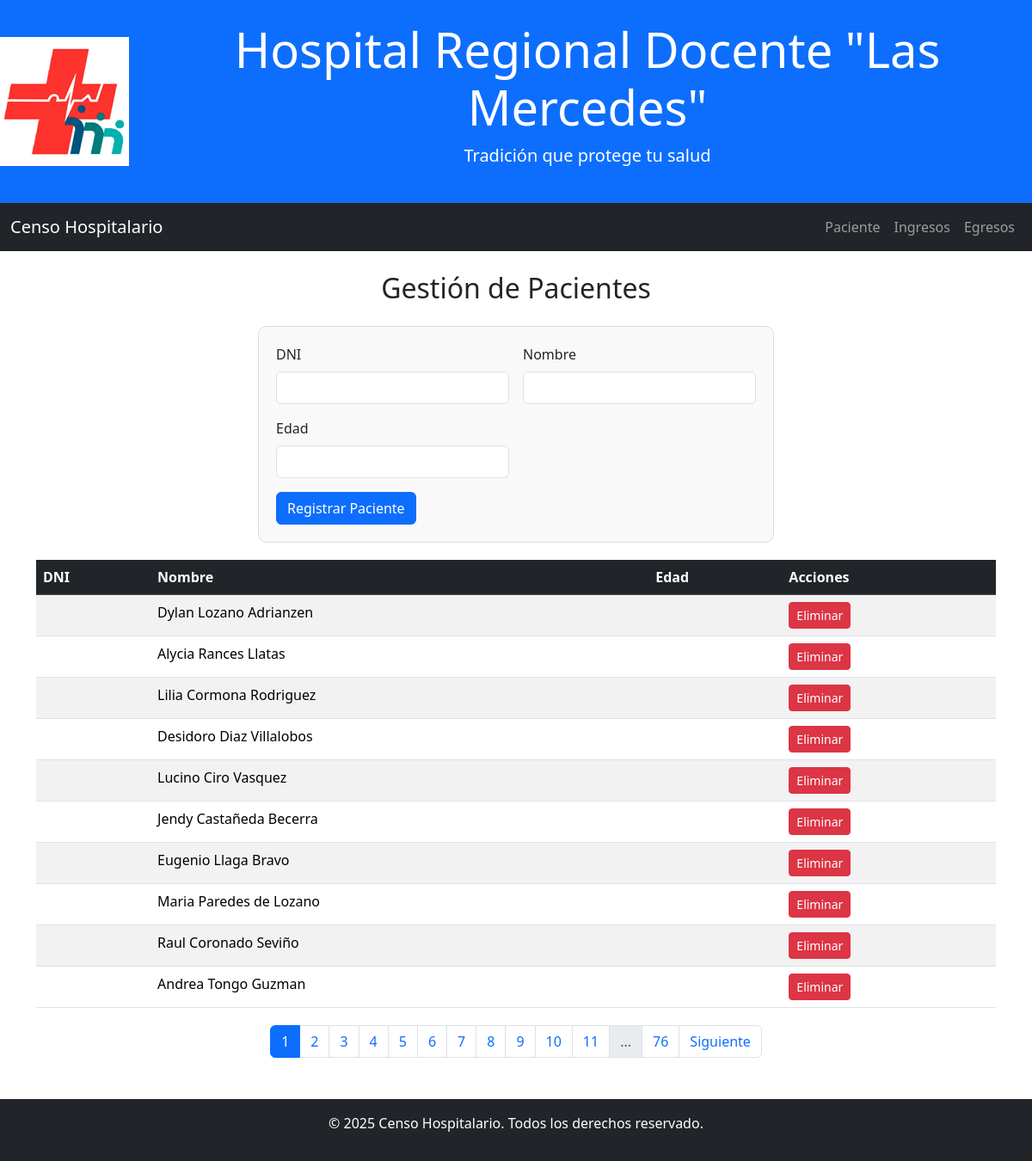
Screenshot of /pages/paciente.php with the database file from the repository.
### tables this page shows
CREATE TABLE `paciente` (
  `id` bigint(20) UNSIGNED NOT NULL,
  `dni` int(11) DEFAULT NULL,
  `nombre` varchar(100) NOT NULL,
  `edad` int(11) DEFAULT NULL
);

### pages/paciente.php (the view, shortened to what this page needs)
<!DOCTYPE html>
<html lang="es">
<head>
    <link href="https://cdn.jsdelivr.net/npm/bootstrap@5.3.3/dist/css/bootstrap.min.css"
        rel="stylesheet"
>
    <link rel="stylesheet" href="../css/estilos.css">
</head>
<body>
    <header class="bg-primary text-white text-center py-4 d-flex align-items-center justify-content-center">
        <img src="../img/logo_hospital.png" alt="Logo Hospital Regional Docente Las Mercedes" class="logo me-3">
        <div>
            <h1 class="display-4">Hospital Regional Docente "Las Mercedes"</h1>
            <p class="lead">Tradición que protege tu salud</p>
        </div>
    </header>
    <nav class="navbar navbar-expand-lg navbar-dark bg-dark">
        <div class="container-fluid">
            <a class="navbar-brand" href="../index.php">Censo Hospitalario</a>
            <div class="collapse navbar-collapse" id="navbarNav">
                <ul class="navbar-nav ms-auto">
                    <li class="nav-item">
                        <a class="nav-link" href="paciente.php">Paciente</a>
                    </li>
                    <li class="nav-item">
                        <a class="nav-link" href="ingresos.php">Ingresos</a>
                    </li>
                    <li class="nav-item">
                        <a class="nav-link" href="egresos.php">Egresos</a>
                    </li>
                </ul>
            </div>
        </div>
    </nav>
    <div class="container mt-4">
        <h2 class="text-center mb-4">Gestión de Pacientes</h2>
        <div class="form-container">
            <form method="post" class="row g-3">
                <div class="col-md-6">
                    <label for="dni" class="form-label">DNI</label>
                    <input type="number" class="form-control" id="dni" name="dni">
                </div>
                <div class="col-md-6">
                    <label for="nombre" class="form-label">Nombre</label>
                    <input type="text" class="form-control" id="nombre" name="nombre" required>
                </div>
                <div class="col-md-6">
                    <label for="edad" class="form-label">Edad</label>
                    <input type="number" class="form-control" id="edad" name="edad">
                </div>
                <div class="col-12">
                    <button type="submit" class="btn btn-primary">Registrar Paciente</button>
                </div>
            </form>
        </div>
        <div class="table-container">
            <?php
            include '../includes/db.php';
            $page = isset($_GET['page']) ? (int)$_GET['page'] : 1;
            $perPage = 10;
            $offset = ($page - 1) * $perPage;
            $result = $conn->query("SELECT * FROM paciente ORDER BY id DESC LIMIT $perPage OFFSET $offset");
            if ($result->rowCount() > 0) {
                echo "<table class='table table-striped table-hover'>
                        <thead class='table-dark'>
                            <tr>
                                <th>DNI</th>
                                <th>Nombre</th>
                                <th>Edad</th>
                                <th>Acciones</th>
                            </tr>
                        </thead>
                        <tbody>";
                while ($row = $result->fetch(PDO::FETCH_ASSOC)) {
                    echo "<tr>
                            <td>" . $row["dni"] . "</td>
                            <td>" . $row["nombre"] . "</td>
                            <td>" . $row["edad"] . "</td>
                            <td>
                                <form action='../js/eliminar_paciente.php' method='POST' style='display:inline;'>
                                    <input type='hidden' name='nombre' value='" . htmlspecialchars($row["nombre"]) . "'>
                                    <button class='btn btn-danger btn-sm' type='submit'
                                    onclick='return confirm(\"¿Estás seguro de eliminar este paciente?\");'>Eliminar</button>
                                </form>
                            </td>
                          </tr>";
                }
                echo "</tbody></table>";
                $totalRows = $conn->query("SELECT COUNT(*) FROM paciente")->fetchColumn();
                $totalPages = ceil($totalRows / $perPage);
                $pagesToShow = 10;
                echo "<nav aria-label='Page navigation'>
                        <ul class='pagination justify-content-center'>";
                $startPage = max(1, $page - $pagesToShow);
                $endPage = min($totalPages, $page + $pagesToShow);
                for ($i = $startPage; $i <= $endPage; $i++) {
                    $active = ($page == $i) ? 'active' : '';
                    echo "<li class='page-item $active'><a class='page-link' href='?page=$i'>$i</a></li>";
                }
                if ($page < $totalPages - $pagesToShow) {
                    if ($page < $totalPages - $pagesToShow - 1) {
                        echo "<li class='page-item disabled'><span class='page-link'>...</span></li>";
                    }
                    echo "<li class='page-item'><a class='page-link' href='?page=$totalPages'>$totalPages</a></li>";
                }
                if ($page < $totalPages) {
                    echo "<li class='page-item'><a class='page-link' href='?page=" . ($page + 1) . "'>Siguiente</a></li>";
                }
                echo "</ul></nav>";
            } else {
                echo "<div class='alert alert-info'>No hay pacientes registrados.</div>";
            }
            ?>
        </div>
    </div>
    <footer class="bg-dark text-white text-center py-3 mt-5">
        <p>&copy; 2025 Censo Hospitalario. Todos los derechos reservado.</p>
    </footer>
</body>
</html>

### css/estilos.css (style rules this page uses)
.form-container { max-width: 600px; margin: 0 auto; padding: 20px; border: 1px solid #ddd; border-radius: 10px; background-color: #f9f9f9; }
.table-container { margin-top: 20px; }
.pagination { margin-top: 20px; }

### rows the page displays
paciente: nombre "Dylan Lozano Adrianzen"
paciente: nombre "Alycia Rances Llatas"
paciente: nombre "Lilia Cormona Rodriguez"
paciente: nombre "Desidoro Diaz Villalobos"
paciente: nombre "Lucino Ciro Vasquez"
paciente: nombre "Jendy Castañeda Becerra"
paciente: nombre "Eugenio Llaga Bravo"
paciente: nombre "Maria Paredes de Lozano"
paciente: nombre "Raul Coronado Seviño"
paciente: nombre "Andrea Tongo Guzman"

### other values shown
$totalPages "76"
